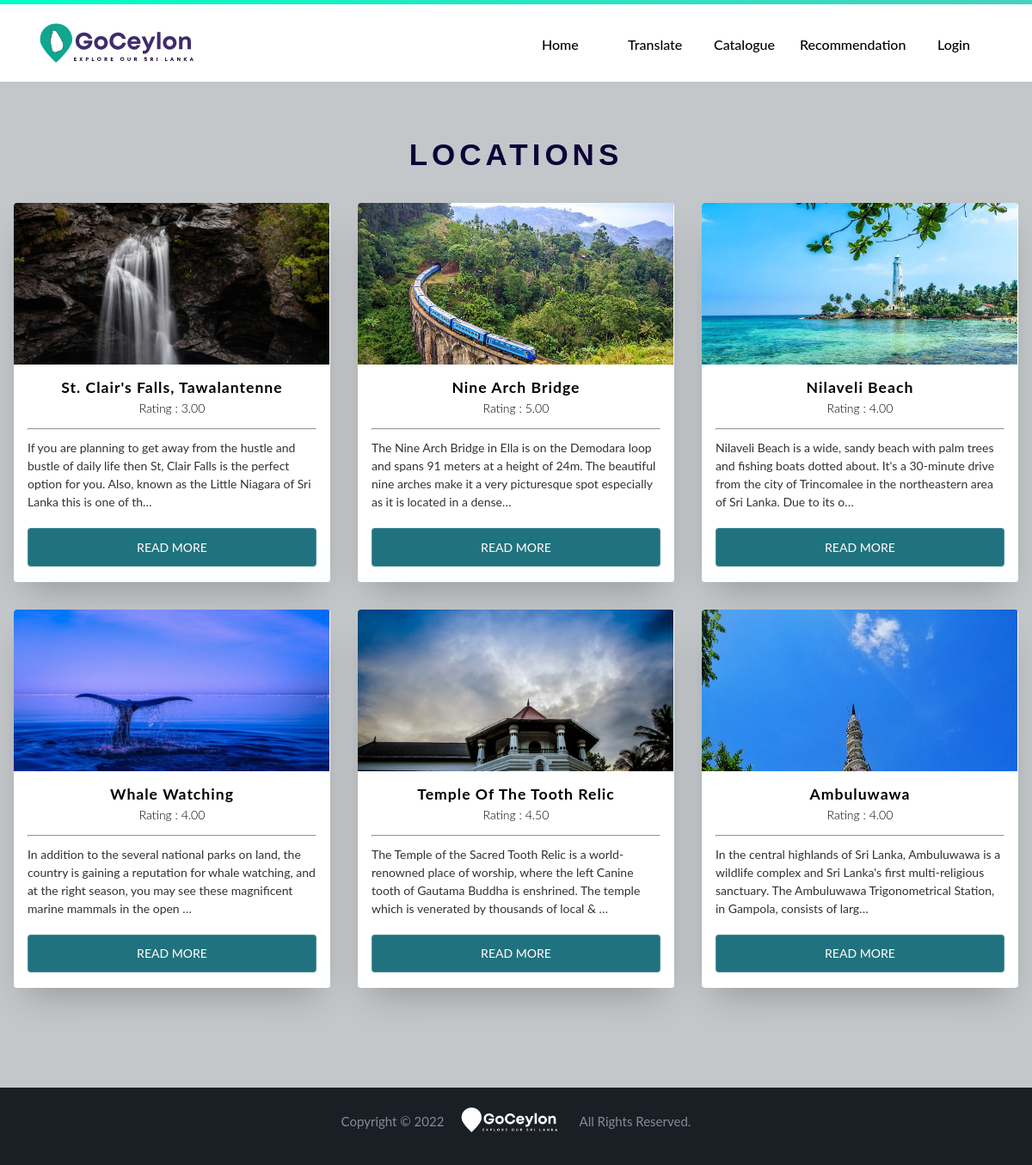
/catalogue/, run on the app's committed database.
### catalogue/models.py (models this page shows, shortened)
class Destination(models.Model):
     name = models.CharField(max_length=100, null=True)
     location= models.CharField(max_length=1000, null=True)
     image=models.ImageField(null=True,blank=False)
     description = models.TextField(max_length=3500, null=True)
     average_rate =models.DecimalField(null=True, max_digits=20, decimal_places=2)

### catalogue/views.py (the view)
# urls.py: path('catalogue/', catalogue_view, name='catalogue-view'),
def catalogue_view(request, *args, **kwargs):
    destinations = Destination.objects.all()
    context = {'destinations': destinations}
    return render(request, "catalogue.html",context)

### templates/catalogue.html (shortened to what this page needs)
{% extends 'base.html' %}
{% block content %}
{% load static %}
<!DOCTYPE html>
<head>
    <link rel="stylesheet" type="text/css" href="{% static '/css/catalogue.css' %}">
    <link rel="stylesheet" href="https://pro.fontawesome.com/releases/v5.10.0/css/all.css"/>
</head>
<body>
  <div class="main">
    <h1>LOCATIONS</h1>
    <ul class="cards">
      {% for i in destinations %}
      <li class="cards_item">
        <div class="card">
          <div class="card_image"><img src="{{ i.image.url }}"></div>
          <div class="card_content">
            <h2 class="card_title">{{ i.name }}</h2>
            <h3>Rating : {{ i.average_rate }}</h3>
            <hr>
            <p class="card_text">{{ i.description|truncatechars:190 }} </p>
            <a href="{% url 'destination-view' i.id %}"><button class="btn card_btn">Read More</button></a>
          </div>
        </div>
      </li>
      {% endfor %}
    </ul>
  </div>
</body>
</html>
{% endblock %}

### templates/base.html (shortened to what this page needs)
{% load static %}
<!DOCTYPE html>
<head>
    <link rel="stylesheet" type="text/css" href="{% static '/css/base.css' %}">
</head>
<body>
    <div class="nav-wrapper1">
        <div class="grad-bar"></div>
        <nav class="navbar1">
            <a href="{% url 'home-view' %}"> <img src="{% static '/img/GoCeylonV.svg' %}"></a>
            <ul class="nav navbar1-button">
                <li class="nav-item1"><a href="{% url 'home-view' %}">Home</a></li>
                <li class="nav-item1"><a href="{% url 'dashboard-view' %}">Translate</a></li>
                <li class="nav-item1"><a href="{% url 'catalogue-view' %}">Catalogue</a></li>
                <li class="nav-item1"><a href="{% url 'recommendation-view' %}">Recommendation</a></li>
                {% if request.user.is_authenticated %}
                    <li class="nav-item2"><a href="{% url 'logout' %}">Logout</a></li>
                {% else %}
                    <li class="nav-item2"><a href="{% url 'login-view' %}">Login</a></li>
                {% endif %}
            </ul>
        </nav>
    </div>
</body>
{% block content %}
{% endblock %}
<footer>
    <p>Copyright &copy; 2022 <img src="{% static '/img/GoCeylonVLN.png' %}" alt="logo"> All Rights Reserved.</p>
</footer>
</html>

### static/css/base.css (style rules this page uses)
* { margin: 0; padding: 0; box-sizing: border-box; font-family: 'Lato', 'Arial', sans-serif; }
.nav-wrapper1 { width: 100%; height: 95px; position: -webkit-sticky; position: sticky; top: 0; background-color: #fff; z-index: 9999; }
.grad-bar { width: 100%; height: 5px; background: linear-gradient(-45deg, #1a0285, #1f727e, #359cbb, #46d1bf, #00ffc6); background-size: 400% 400%; -webkit-animation: gradbar 15s ease infinite; -moz-animation: gradbar 15s ease infinite; animation: gradbar 15s ease infinite; }
.navbar1 { display: grid; grid-template-columns: 1fr 3fr; align-items: center; height: 85px; overflow: hidden; margin-top: -15px; }
.navbar1 img { height: 120px; width: auto; justify-self: start; margin-left: 20px; }
.navbar1 ul { list-style: none; display: grid; grid-template-columns: repeat(7,100px); justify-self: end; margin-right: -130px; }
.nav-item1 a { color: #000; font-size: 1rem; font-weight: 500; text-decoration: none; transition: color 0.3s ease-out; }
.nav-item2 a { color: #000; font-size: 1rem; font-weight: 500; text-decoration: none; transition: color 0.3s ease-out; margin-left: 60px; }
.navbar1-button { transform: translate(0); transition: transform 0.7s ease-in-out; }
footer { background: #1a1e25; color: #868c96; height: 90px; }
footer p { text-align: center; font-size: 15px; }
footer img { width: 150px; height: auto; margin-bottom: -30px; }

### static/css/catalogue.css (style rules this page uses)
*, *::before, *::after { box-sizing: border-box; }
* { margin: 0; padding: 0; box-sizing: border-box; font-family: 'Lato', 'Arial', sans-serif; }
a:link { text-decoration: none; }
body { color: #000000; font-family: "Quicksand", serif; font-style: normal; font-weight: 400; letter-spacing: 0; padding: 0; }
body h1 { color: #0c0238; font-family: sans-serif; font-style: bold; font-weight: 600; letter-spacing: 5px; padding-bottom: 20px; }
.main { max-width: 1200px; margin: 0 auto; padding-top: 65px; padding-bottom: 100px; }
h1 { font-size: 35px; font-weight: 400; text-align: center; padding-bottom: 25px; }
h2 { font-size: 25px; font-weight: 400; text-align: center; padding-bottom: 10px; }
.cards_item img { height: auto; max-width: 100%; vertical-align: middle; }
.btn { color: #f7f2f2; background-color: #1f727e; padding: 0.8rem; font-size: 14px; text-transform: uppercase; text-decoration: none; border-radius: 4px; font-weight: 500; display: block; width: 100%; cursor: pointer; border: 1px solid rgba(255, 255, 255, 0.2); margin-bottom: 2px; }
.cards { display: flex; flex-wrap: wrap; list-style: none; margin: 0; padding: 0; }
.cards_item { display: flex; padding: 1rem; }
@media (min-width: 40rem) { .cards_item { width: 50%; } }
@media (min-width: 56rem) { .cards_item { width: 33.3333%; } }
.card { background-color: white; border-radius: 0.25rem; box-shadow: 0 20px 40px -14px rgba(0, 0, 0, 0.25); display: flex; flex-direction: column; overflow: hidden; }
.card_content { padding: 1rem; background: linear-gradient(to bottom left, #ffffff 40%, #ffffff 100%); }
.card_title { color: #000000; font-size: 1.1rem; font-weight: 700; letter-spacing: 1px; text-transform: capitalize; margin-bottom: -5px; }
.card_content h3 { text-align: center; font-size: 14px; margin-bottom: 15px; font-weight: 300; }
.card_text { color: #333131; font-size: 0.875rem; line-height: 1.5; margin-bottom: 1.25rem; margin-top: 10px; font-weight: 400; }
.card_image { width: 367px; height: 188px; object-fit: cover }
.card_btn { align-self: flex-end; }

### data on the page
Destination: image (picture), name "St. Clair's Falls, Tawalantenne", average_rate "3.00", description "If you are planning to get away from the hustle and bustle of daily life then St, Clair Falls is the perfect option for you. Also, known as the Little Niagara of Sri Lanka this is one of th…"
Destination: image (picture), name "Nine Arch Bridge", average_rate "5.00", description "The Nine Arch Bridge in Ella is on the Demodara loop and spans 91 meters at a height of 24m. The beautiful nine arches make it a very picturesque spot especially as it is located in a dense…"
Destination: image (picture), name "Nilaveli Beach", average_rate "4.00", description "Nilaveli Beach is a wide, sandy beach with palm trees and fishing boats dotted about. It's a 30-minute drive from the city of Trincomalee in the northeastern area of Sri Lanka. Due to its o…"
Destination: image (picture), name "Whale Watching", average_rate "4.00", description "In addition to the several national parks on land, the country is gaining a reputation for whale watching, and at the right season, you may see these magnificent marine mammals in the open …"
Destination: image (picture), name "Temple Of The Tooth Relic", average_rate "4.50", description "The Temple of the Sacred Tooth Relic is a world-renowned place of worship, where the left Canine tooth of Gautama Buddha is enshrined. The temple which is venerated by thousands of local & …"
Destination: image (picture), name "Ambuluwawa", average_rate "4.00", description "In the central highlands of Sri Lanka, Ambuluwawa is a wildlife complex and Sri Lanka's first multi-religious sanctuary. The Ambuluwawa Trigonometrical Station, in Gampola, consists of larg…"
